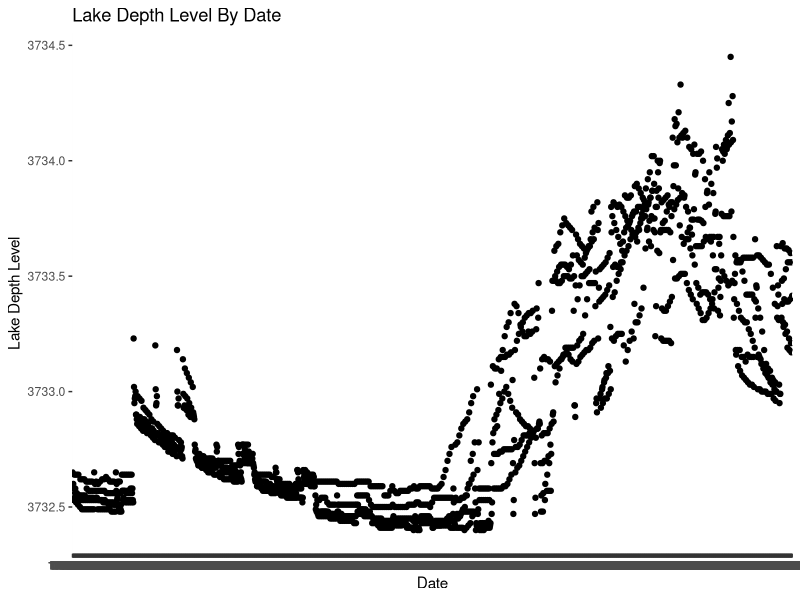
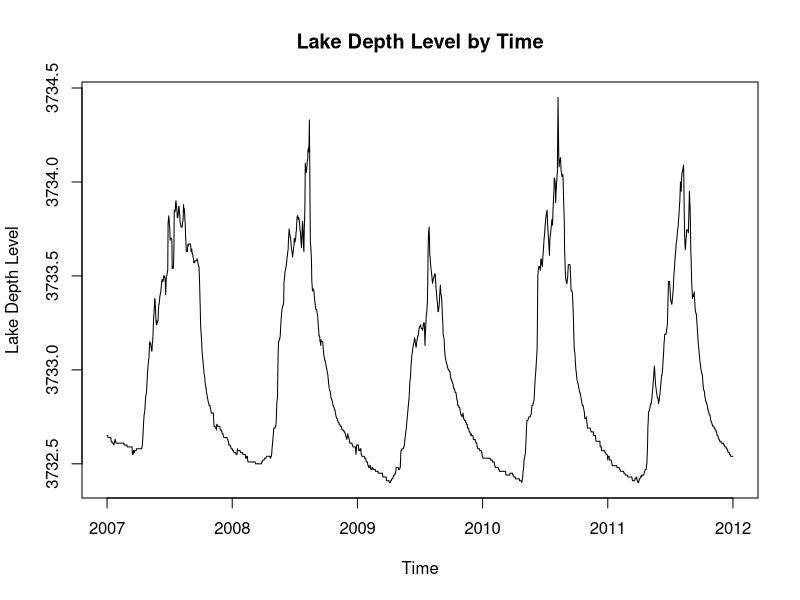
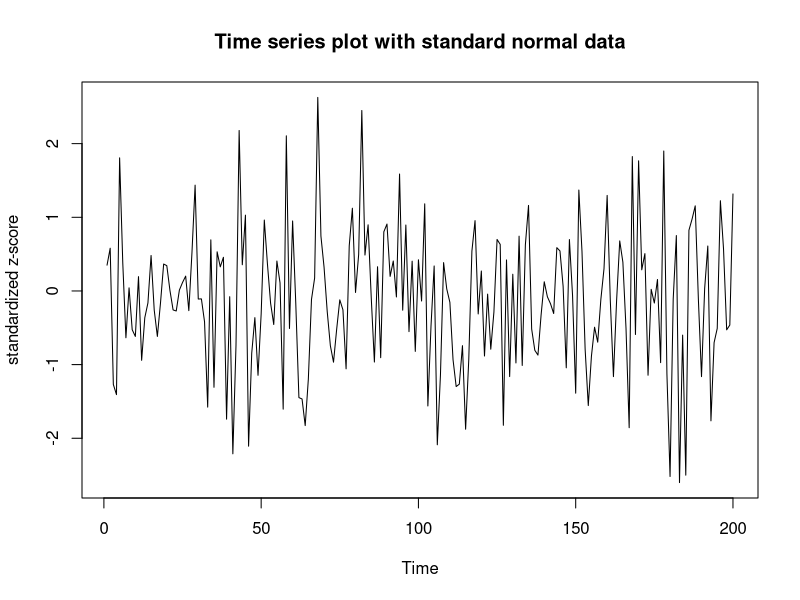
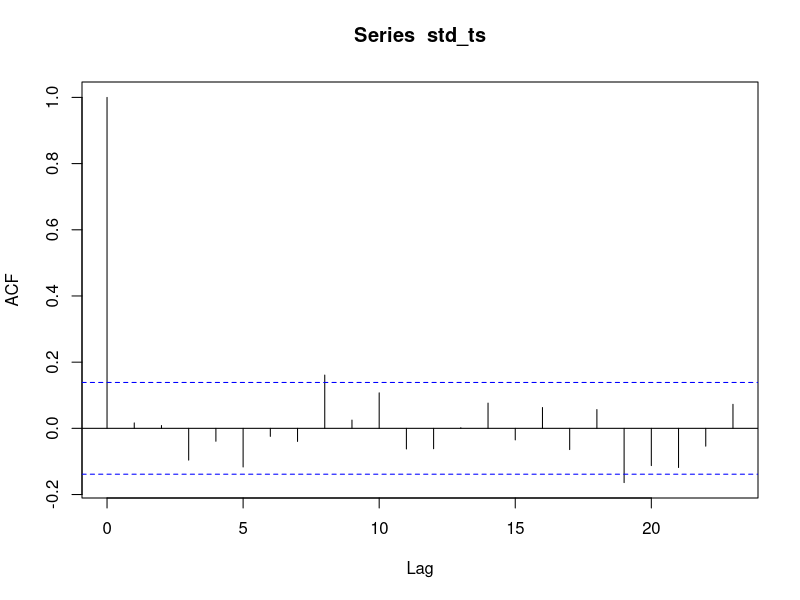
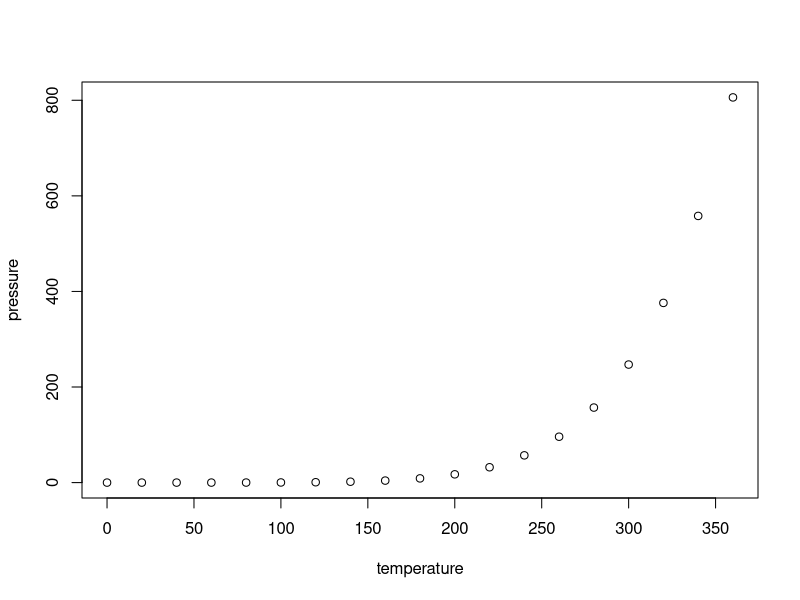
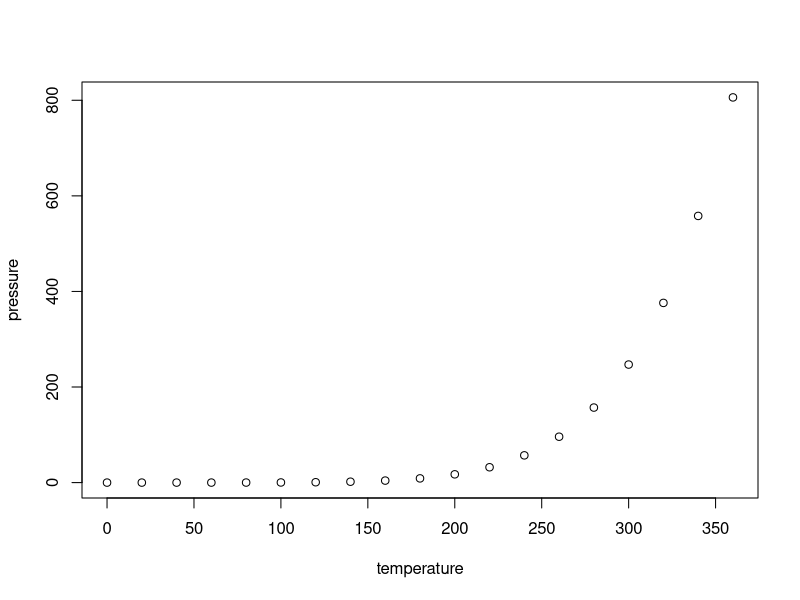

These charts were generated, in order, by the following R code:
## ---- chunk 1
knitr::opts_chunk$set(echo = TRUE)
#if you do not have the package, type install.packages("name_of_the_package")
library(tidyverse)
library(knitr)
library(tseries)
## ---- chunk 2
data <- read.csv("LakeLevels.csv", header = TRUE)
head(data,10)
data %>% 
    ggplot(aes(x = Date, y = LakeLevel)) +
    geom_point() +
    labs(x = "Date",
         y = "Lake Depth Level",
         title = "Lake Depth Level By Date")
## ---- chunk 3
x <- ts(data = data[,-1], start = c(2007,1), frequency = 365)
## ---- chunk 4
plot(x,
     xlab = "Time", 
     ylab = "Lake Depth Level", 
     main = "Lake Depth Level by Time")
## ---- chunk 5
set.seed(443)
std_data <- rnorm(200)
std_ts <- ts(std_data)
max(std_data)
## ---- chunk 6
plot(std_ts, 
     ylab = "standardized z-score",
     main = "Time series plot with standard normal data")
# calculate percentage of observation fall outside of +/- 2
mean(std_data < -2.0 | std_data > 2.0)
# expected percentage of observations fall outside of +/- 2
round(2*pnorm(2.0, lower.tail = FALSE),4)
## ---- chunk 7
acf(std_ts, type = "correlation")
## ---- chunk 8
summary(cars)
## ---- chunk 9
kable(summary(cars))
## ---- chunk 10
plot(pressure)
## ---- chunk 11
plot(pressure)
